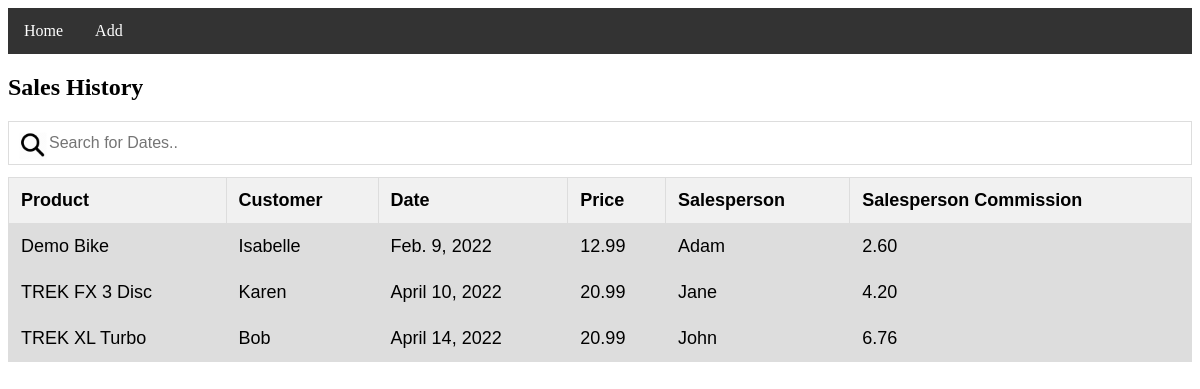
Before: /sales/ with the older database file.
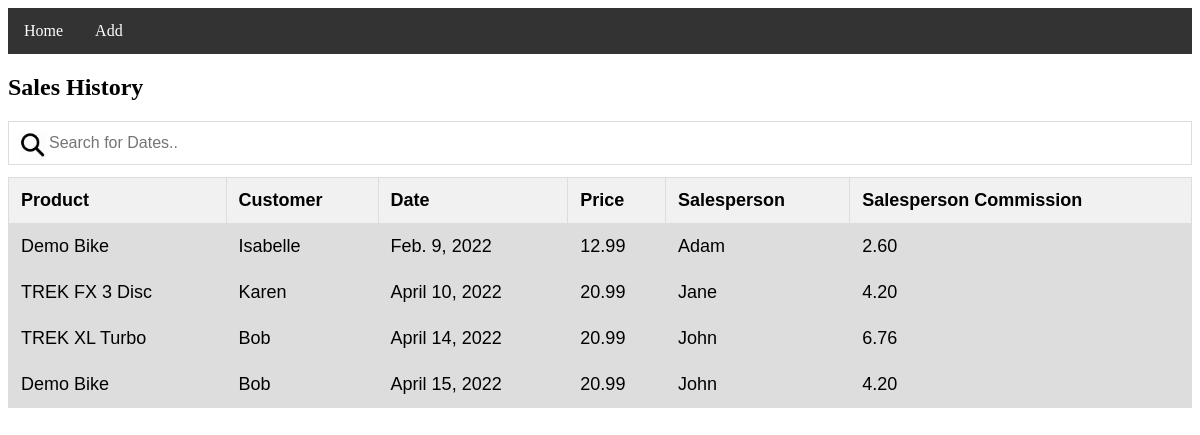
After: the same page with the newer database file.
### sale/models.py (models this page shows, shortened)
class Sale(models.Model):
    product = models.CharField(max_length=50)
    customer = models.CharField(max_length=50)
    date = models.DateField(auto_now=False, auto_now_add=False)
    price = models.DecimalField(max_digits=6, decimal_places=2, default=None)
    salesperson = models.CharField(max_length=50)
    salespersonCommission = models.DecimalField(max_digits=6, decimal_places=2, default=None)

### sale/views.py (the view)
# urls.py: path('', views.list_all_sales_view),
def list_all_sales_view(request):
    sale_objects = Sale.objects.all()
    context = {
        'sale_objects': sale_objects
    }
    return render(request, 'sale/sales.html', context)

### sale/templates/sale/sales.html (shortened to what this page needs)
<!DOCTYPE html>
<html>
<head>
</head>
<body>
<ul>
    <li><a class="active" href="/">Home</a></li>
    <li><a class="active" href="/sales/create/">Add</a></li>
</ul>
<h2>Sales History</h2>
<input type="text" id="myInput" onkeyup="myFunction()" placeholder="Search for Dates.." title="Type in a date">
<table id="myTable">
    <tr class="header">
        <th>Product</th>
        <th>Customer</th>
        <th>Date</th>
        <th>Price</th>
        <th>Salesperson</th>
        <th>Salesperson Commission</th>
    </tr>
    {% for sale in sale_objects %}
    <tr>
        <td>{{ sale.product }}</td>
        <td>{{ sale.customer }}</td>
        <td>{{ sale.date }}</td>
        <td>{{ sale.price }}</td>
        <td>{{ sale.salesperson }}</td>
        <td>{{ sale.salespersonCommission }}</td>
    </tr>
    {% endfor %}
</table>
</body>
</html>

Changed rows visible on the page:
added Sale: product "Demo Bike", customer "Bob", date "April 15, 2022", price "20.99", salesperson "John", salespersonCommission "4.20"
